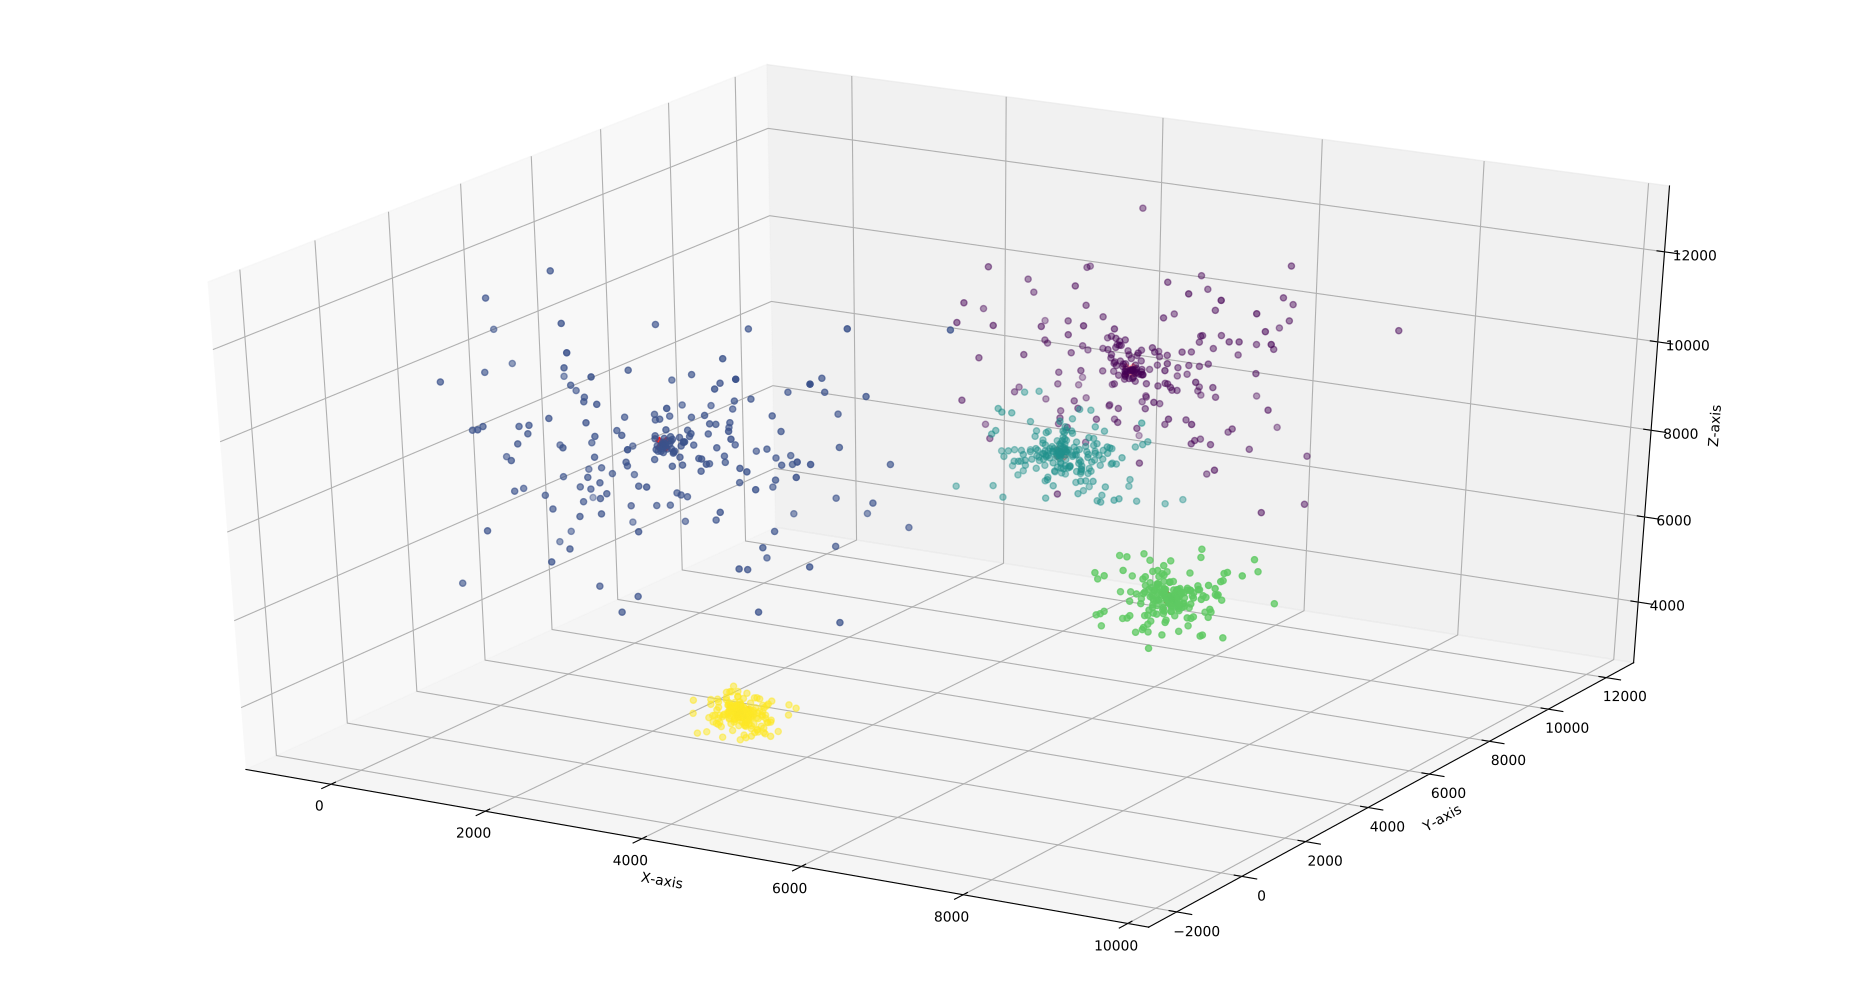

Generate this figure with Python:
import pandas as pd
import numpy as np
import random,math
from scipy.spatial import distance

from mpl_toolkits.mplot3d import Axes3D
import matplotlib.pyplot as plt
import matplotlib.colors as mcolors
from collections import defaultdict






def plot_3d(res_datapoints,m,pdf):

    fig = plt.figure()
    ax = Axes3D(fig)
    x=[]
    y=[]
    z=[]
    l=[]
    for d,cl in res_datapoints:
        x.append(d[0])
        y.append(d[1])
        z.append(d[2])
        l.append(cl+10)
    #print(cl)
    ax.scatter(x, y, z, c=l)
    xm=[]
    ym=[]
    zm=[]
    l=[]
    nm=20
    for mm in m:
        xm.append(mm[0])
        ym.append(mm[1])
        zm.append(mm[2])
        l.append(nm)
        nm +=1

    #print(xm,ym,zm)
    ax.scatter(xm, ym, zm, c="red",marker="X" , s= 100)

    ax.set_xlabel('X-axis')
    ax.set_ylabel('Y-axis')
    ax.set_zlabel('Z-axis')
    plt.show()
    pdf.savefig(fig)





def plot_2d(res_datapoints,m,pdf):
    
    fig=plt.figure(0)
    x=[]
    y=[]
    l=[]
    for d,cl in res_datapoints:
        x.append(d[0])
        y.append(d[1])
        l.append(cl+10)
    #print(cl)
    plt.scatter(x, y, c=l)
    xm=[]
    ym=[]
    l=[]
    nm=20
    for mm in m:
        xm.append(mm[0])
        ym.append(mm[1])
        l.append(nm)
        nm +=1

    #print(xm,ym)
    plt.scatter(xm, ym, c="red",marker="X")

    plt.xlabel('X')
    plt.ylabel('Y')
    plt.show()
    pdf.savefig(fig)




def data_gen(k,dim_data,N):
    k=k
    dim_data = dim_data
    N = N
    means=np.random.randint(10000, size=(k, dim_data))
    std = np.random.randint(1,80,size=k)

    param_set = list(zip(means,std))
    print("parameter: ",param_set)

    m = []
    data = []
    cluster_mark = 1
    for p in param_set:
        meu,sigma = p
        m.append(meu)
        x =np.random.randint(-50,50, size=(int(N/k), dim_data))
        #np.random.randint(sigma-3,sigma+3)
        
        data.extend([(np.random.randint(-sigma,sigma)*xx + meu,cluster_mark) for xx in x])
    
        cluster_mark +=1

    print("datapoints: ",data)
    print("centroids: ",m)
    print("cluster mark: ", cluster_mark)
    return m,data,cluster_mark



def synthesize(k,dim_data,N,pdf):
    
    k= k
    dim_data = dim_data
    N = N
    m,data,cluster_mark = data_gen(k,dim_data,N)



    if len(m[0])==2:
        plot_2d(data,m,pdf)

    elif len(m[0])==3:
        print("3D")
        plot_3d(data,m,pdf)  


    #print("mue: ",means,"\nsigma: ",std)
    d = defaultdict(list)
    for arr, v in data:
        d[v].append(arr)
    print(d[1])

    test_data = []
    for key in range(1,cluster_mark):
        test_data.extend(d[key])

    print(test_data[0])
    print(k)
    return test_data
